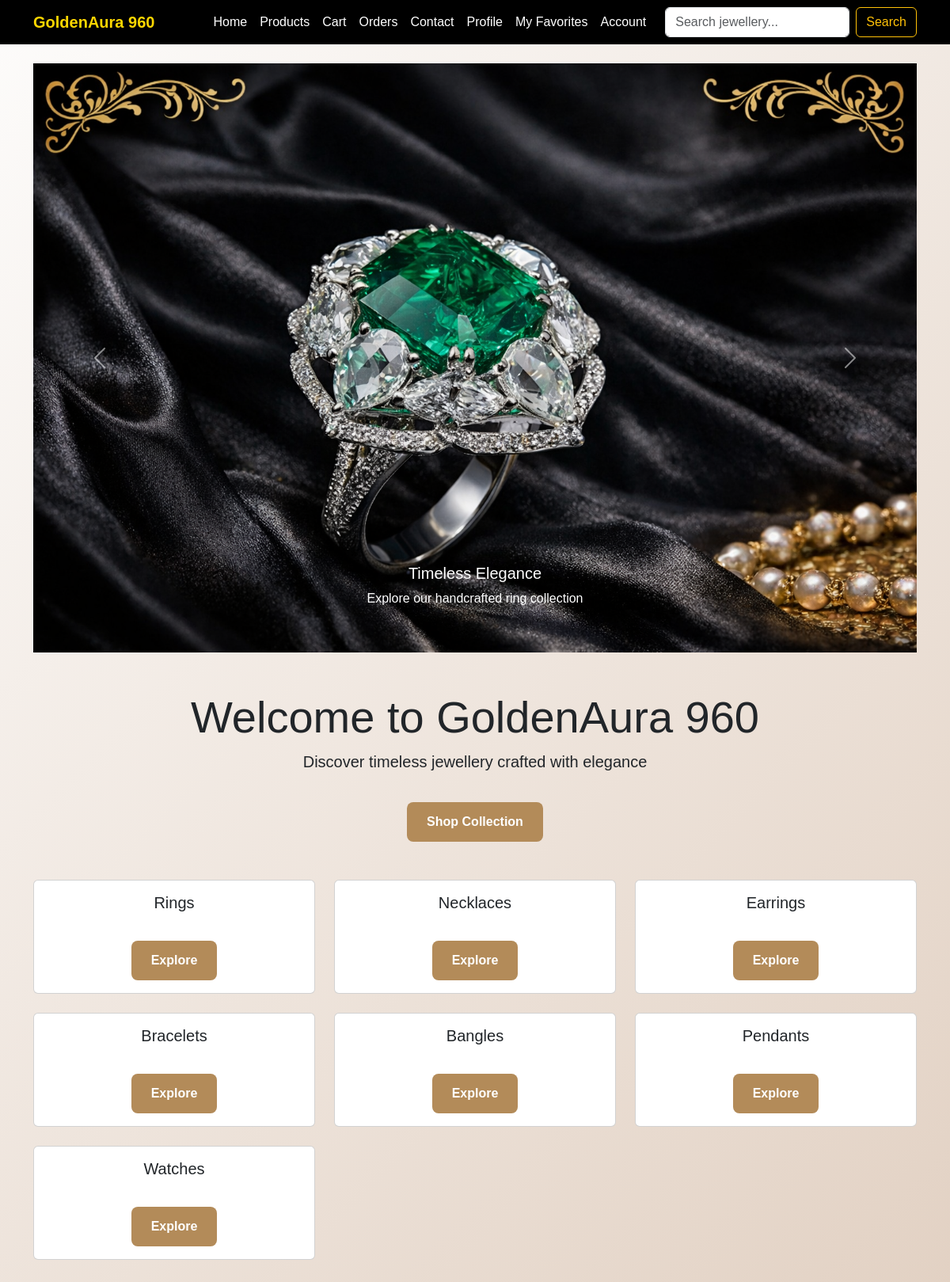
The page / on the database its author committed.
### store/models.py (models this page shows, shortened)
class Category(models.Model):
    name = models.CharField(max_length=100)

### store/views.py (the view)
# urls.py: 2. Add a URL to urlpatterns:  path('', views.home, name='home')
def home(request):
    categories = Category.objects.all()
    return render(request, "store/home.html", {"categories": categories})

### store/templates/store/home.html (shortened to what this page needs)
{% extends "store/base.html" %}
{% load static %}
{% block content %}
<div id="homeCarousel" class="carousel slide mb-5" data-bs-ride="carousel">
  <div class="carousel-inner">
    <div class="carousel-item active" data-bs-interval="4000">
      <img src="{% static 'store/images/b.png' %}" class="d-block w-100" alt="Elegant Ring">
      <div class="carousel-caption d-none d-md-block">
        <h5>Timeless Elegance</h5>
        <p>Explore our handcrafted ring collection</p>
      </div>
    </div>
  </div>
  <button class="carousel-control-prev" type="button" data-bs-target="#homeCarousel" data-bs-slide="prev">
    <span class="carousel-control-prev-icon"></span>
  </button>
  <button class="carousel-control-next" type="button" data-bs-target="#homeCarousel" data-bs-slide="next">
    <span class="carousel-control-next-icon"></span>
  </button>
</div>
<div class="text-center my-5">
  <h1 class="display-4">Welcome to GoldenAura 960</h1>
  <p class="lead">Discover timeless jewellery crafted with elegance</p>
  <a href="{% url 'product_list' %}" class="btn btn-gold">Shop Collection</a>
</div>
<div class="row mt-5">
  {% for category in categories %}
    <div class="col-md-4 mb-4">
      <div class="card h-100">
        <div class="card-body text-center">
          <h5 class="card-title">{{ category.name }}</h5>
          <a href="{% url 'product_list' %}?category={{ category.id }}" class="btn btn-gold">Explore</a>
        </div>
      </div>
    </div>
  {% endfor %}
</div>
{% endblock %}

### store/templates/store/base.html (style rules this page uses)
body { font-family: 'Lora', serif; background-color: #fffaf0; }
.btn-gold { background-color: gold; color: black; font-weight: bold; }

### store/templates/store/home.html (style rules this page uses)
body { background: linear-gradient(135deg, #fdfcfb 0%, #e2d1c3 100%); background-attachment: fixed; background-size: cover; font-family: 'Poppins', sans-serif; }
.btn-gold { background-color: #b38b59; color: white; border-radius: 8px; padding: 12px 24px; font-weight: bold; margin-top: 20px; transition: 0.3s; }

### rows shown on the page
Category: name "Rings"
Category: name "Necklaces"
Category: name "Earrings"
Category: name "Bracelets"
Category: name "Bangles"
Category: name "Pendants"
Category: name "Watches"
